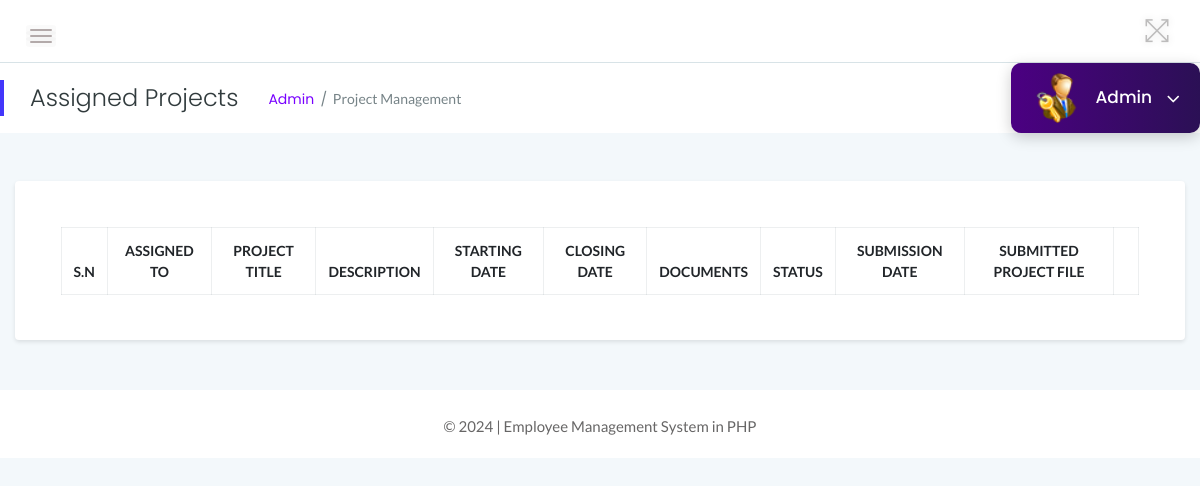
Page /admin/pending_feedback_project.php (signed in) on the earlier database version.
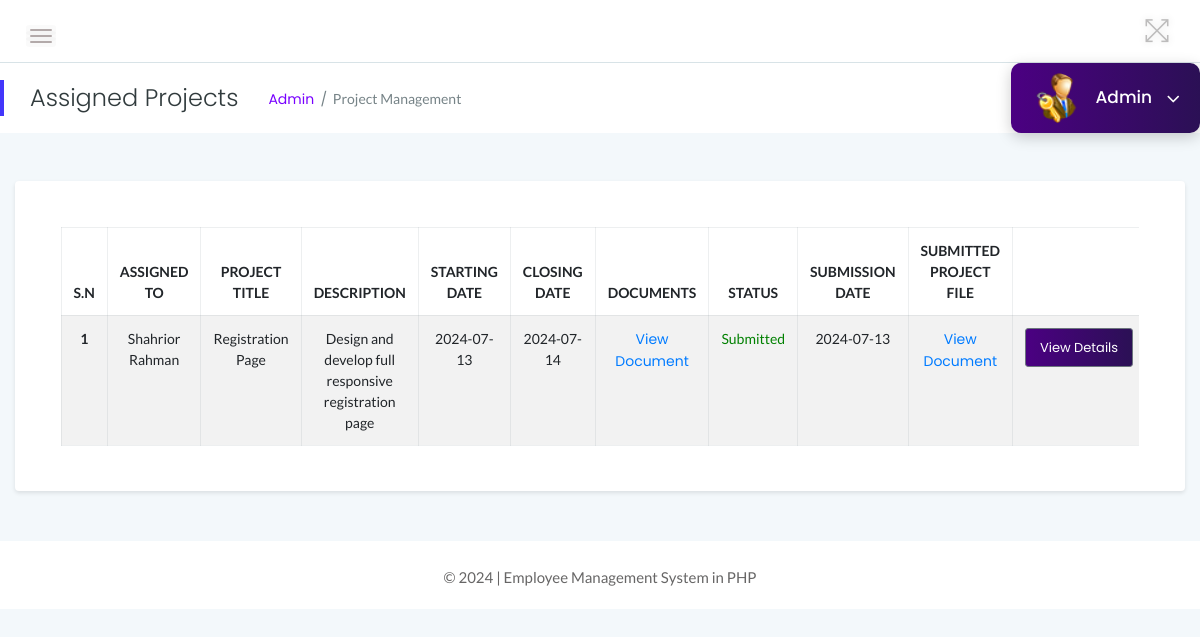
Same page on the later database version.
### tables this page shows
CREATE TABLE `project` (
  `id` int(11) NOT NULL,
  `title` varchar(255) NOT NULL,
  `description` text NOT NULL,
  `starting_date` date NOT NULL,
  `closing_date` date NOT NULL,
  `submission_date` date DEFAULT NULL,
  `documents` varchar(255) NOT NULL,
  `submitted_documents` varchar(255) DEFAULT NULL,
  `empId` int(11) NOT NULL,
  `status` int(11) NOT NULL,
  `admin_remarks` varchar(255) DEFAULT NULL,
  `admin_feedback` varchar(255) DEFAULT NULL
);

CREATE TABLE `employees` (
  `id` int(11) NOT NULL,
  `EmpId` varchar(100) NOT NULL,
  `FirstName` varchar(150) NOT NULL,
  `LastName` varchar(150) NOT NULL,
  `Email` varchar(200) NOT NULL,
  `Password` varchar(180) NOT NULL,
  `Gender` varchar(100) NOT NULL,
  `Dob` varchar(100) NOT NULL,
  `Department` varchar(255) NOT NULL,
  `Address` varchar(255) NOT NULL,
  `City` varchar(200) NOT NULL,
  `Phone` char(11) NOT NULL,
  `Status` int(1) NOT NULL,
  `RegDate` timestamp NOT NULL DEFAULT current_timestamp()
);

### admin/pending_feedback_project.php (the view, shortened to what the changed rows need)
<?php
include('../includes/db_connection.php');
?>
<!DOCTYPE html>
<html lang="en">
<head>
    <link rel="stylesheet" href="../assets/css/bootstrap.min.css">
    <link rel="stylesheet" href="../assets/css/font-awesome.min.css">
    <link rel="stylesheet" href="../assets/css/themify-icons.css">
    <link rel="stylesheet" href="../assets/css/metisMenu.css">
    <link rel="stylesheet" href="../assets/css/owl.carousel.min.css">
    <link rel="stylesheet" href="../assets/css/slicknav.min.css">
    <link rel="stylesheet" href="https://www.amcharts.com/lib/3/plugins/export/export.css" type="text/css" media="all" />
    <link rel="stylesheet" type="text/css" href="https://cdn.datatables.net/1.10.19/css/jquery.dataTables.css">
    <link rel="stylesheet" type="text/css" href="https://cdn.datatables.net/1.10.18/css/dataTables.bootstrap4.min.css">
    <link rel="stylesheet" type="text/css" href="https://cdn.datatables.net/responsive/2.2.3/css/responsive.bootstrap.min.css">
    <link rel="stylesheet" href="../assets/css/typography.css">
    <link rel="stylesheet" href="../assets/css/default-css.css">
    <link rel="stylesheet" href="../assets/css/styles.css">
    <link rel="stylesheet" href="../assets/css/responsive.css">
</head>
<body>
    <div class="page-container">
        <div class="main-content">
            <div class="main-content-inner">
                <div class="row">
                    <div class="col-12 mt-5">
                        <div class="card">
                            <div class="card-body">
                                <div class="single-table">
                                    <div class="table-responsive">
                                        <table class="table table-hover table-striped table-bordered progress-table text-center">
                                            <thead class="text-uppercase">
                                                <tr>
                                                    <th>S.N</th>
                                                    <th>Assigned To</th>
                                                    <th>Project Title</th>
                                                    <th>Description</th>
                                                    <th>Starting Date</th>
                                                    <th>Closing Date</th>
                                                    <th>Documents</th>
                                                    <th>Status</th>
                                                    <th>Submission Date</th>
                                                    <th>Submitted Project File</th>
                                                    <td></td>
                                                </tr>
                                            </thead>
                                            <tbody>
                                                <?php
                                               $sql = "SELECT project.id, project.title, project.description, project.starting_date, project.closing_date, project.documents,
                                               project.status, project.submission_date, project.submitted_documents, employees.FirstName, employees.LastName
                                               FROM project
                                               JOIN employees ON project.empId = employees.id
                                               WHERE project.status = 1 AND project.admin_remarks IS NULL
                                               ORDER BY project.id DESC";
                                                $query = $dbh->prepare($sql);
                                                $query->execute();
                                                $results = $query->fetchAll(PDO::FETCH_OBJ);
                                                $cnt = 1;
                                                if ($query->rowCount() > 0) {
                                                    foreach ($results as $result) {
                                                ?>
                                                        <tr>
                                                            <td><b><?php echo htmlentities($cnt); ?></b></td>
                                                            <td><?php echo htmlentities($result->FirstName . " " . $result->LastName); ?></td>
                                                            <td><?php echo htmlentities($result->title); ?></td>
                                                            <td><?php echo htmlentities($result->description); ?></td>
                                                            <td><?php echo htmlentities($result->starting_date); ?></td>
                                                            <td><?php echo htmlentities($result->closing_date); ?></td>
                                                            <td>
                                                                <?php
                                                                if ($result->documents !== null) {
                                                                    echo '<a href="' . htmlentities($result->documents) . '" target="_blank">View Document</a>';
                                                                } else {
                                                                    echo 'Document Not Available';
                                                                }
                                                                ?>
                                                            </td>
                                                            <td class="<?php echo ($result->status == 0) ? 'status-not-submitted' : 'status-submitted'; ?>">
                                                                <?php echo ($result->status == 0) ? 'Not Submitted' : 'Submitted'; ?>
                                                            </td>
                                                            <td>
                                                                <?php echo $result->submission_date !== null ? htmlentities($result->submission_date) : 'Not submitted'; ?>
                                                            </td>
                                                            <td>
                                                            <?php
                                                                if ($result->submitted_documents !== null) {
                                                                    echo '<a href="' . htmlentities($result->submitted_documents) . '" target="_blank">View Document</a>';
                                                                } else {
                                                                    echo 'Project Not Submitted yet';
                                                                }
                                                                ?>
                                                            </td>
                                                            <td><a href="project_details.php?projectid=<?php echo htmlentities($result->id); ?>" class="btn btn-secondary btn-sm"> View Details</a></td>
                                                        </tr>
                                                <?php
                                                        $cnt++;
                                                    }
                                                }
                                                ?>
                                            </tbody>
                                        </table>
                                    </div>
                                </div>
                            </div>
                        </div>
                    </div>
                </div>
            </div>
        </div>
    </div>
</body>
</html>

Differences in the rows shown:
added project: employees.FirstName+LastName "Shahrior Rahman", title "Registration Page", description "Design and develop full responsive registration page", starting_date "2024-07-13", closing_date "2024-07-14", status "Submitted", submission_date "2024-07-13"
